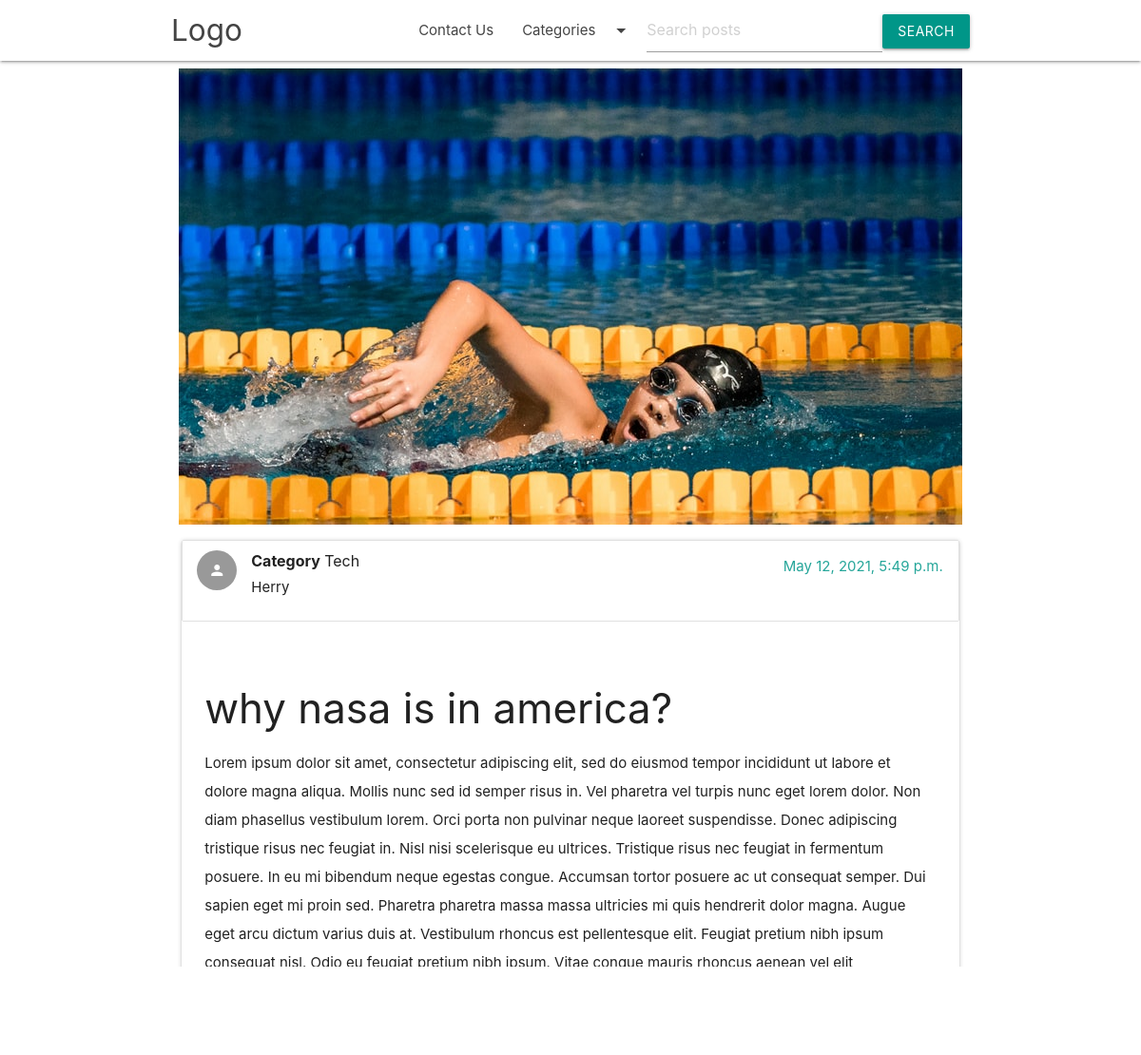
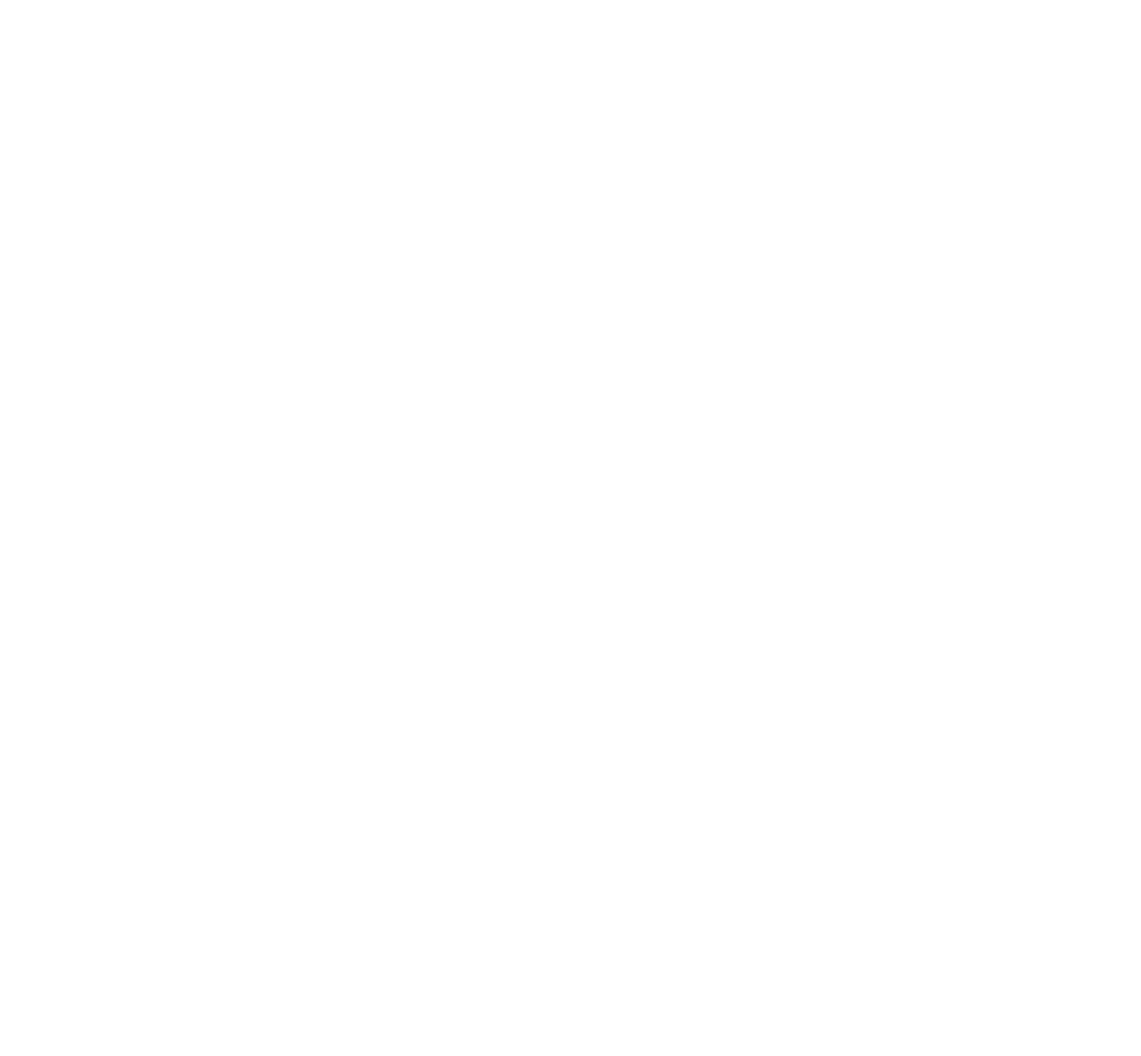
Screenshot of /post/why-nasa-america with the database file from the repository (2 pictures, top to bottom).
### BlogApp/models.py (models this page shows, shortened)
class Post(models.Model):
    title = models.CharField(max_length=100)
    slug =models.SlugField(unique=True)
    feature_image = models.ImageField(blank=True, null=True, upload_to='uploads/%Y/%m/%d', verbose_name='Picture')
    content = RichTextUploadingField()
    category = models.ForeignKey(Category, on_delete = models.CASCADE, verbose_name="Category")
    status = models.CharField(choices=status_choice, default='draft', max_length=10)
    published_date = models.DateTimeField(verbose_name="Created on")
    author = models.CharField(default='Anonymous', max_length=50, verbose_name='Created by')
    tag = models.ManyToManyField(Tag, verbose_name='Tag')

class Category(models.Model):
    title = models.CharField(max_length=150, verbose_name='Title')
    slug = models.SlugField(max_length=150, unique=True)
    class Meta:
        verbose_name = "Category"
        verbose_name_plural = "Categories"
    def get_absolute_url(self):
        return reverse('categories', args=[str(self.slug)])
    def __str__(self):
        return self.title

### BlogApp/views.py (the view)
# urls.py: path('post/<slug:post_slug>', views.PostDetails, name="postdetails"),
def PostDetails(request, post_slug):
    categories = Category.objects.all()
    articles = get_object_or_404(Post, slug = post_slug)
    context = {
        "articles":articles,
        "categories": categories,
    }
    return render(request, "post_page.html", context=context)

### BlogApp/models.py (called while the page is built)
    def get_absolute_url(self):
        return reverse('tags', args=[str(self.slug)])

### blog/templates/post_page.html
{% extends 'base.html' %}
{% block heading %}
    <div id="index-banner" class="parallax-container">
        <div class="parallax"><img src="{{articles.feature_image.url}}" alt="Unsplashed background img 1"></div>
    </div>
{% endblock %}
{% block content %}
        <div class="row">
            <div class="col s12 m12">
                <div class="card">
                    <ul class="collection">
                        <li class="collection-item avatar">
                            <i class="material-icons circle">person</i>
                            <span style="font-weight: bold;" class="title">Category</span>
                            <span class="title">{{ articles.category }}</span>
                            <p>{{ articles.author }}</p>
                            <span class="secondary-content">{{ articles.published_date }}</span>
                        </li>
                    </ul>
                    <div class="card-content">
                        <h3>{{ articles.title }}</h3>
                        <p>{{ articles.content | safe }}</p>
                    </div>
                    <div class="card-action">
                        <span class="title">Tag:</span>
                        {% for tag in articles.tag.all %}
                        <div class="chip">
                            <a href="{{ tag.get_absolute_url }}"> {{ tag.title }} </a>
                        </div>
                       {% endfor %}
                    </div>
                </div>
            </div>
        </div>
{% endblock %}

### blog/static/css/style.css (style rules this page uses)
p { line-height: 2rem; }
.parallax-container { min-height: 480px; line-height: 0; height: auto; color: rgba(255, 255, 255, .9); margin: 1%; }

### rows the page displays
Post: feature_image (picture), category "Tech", author "Herry", published_date "May 12, 2021, 5:49 p.m.", title "why nasa is in america?", content "Lorem ipsum dolor sit amet, consectetur adipiscing elit, sed do eiusmod tempor incididunt ut labore et dolore magna aliqua. Mollis nunc sed id semper risus in. Vel pharetra vel turpis nunc eget lorem dolor. Non diam phasellus vestibulum lorem. Orci porta non pulvinar neque laoreet suspendisse. Donec adipiscing tristique risus nec feugiat in. Nisl nisi scelerisque eu ultrices. Tristique risus nec feugiat in fermentum posuere. In eu mi bibendum neque egestas congue. Accumsan tortor posuere ac ut consequat semper. Dui sapien eget mi proin sed. Pharetra pharetra massa massa ultricies mi quis hendrerit dolor magna. Augue eget arcu dictum varius duis at. Vestibulum rhoncus est pellentesque elit.…"
